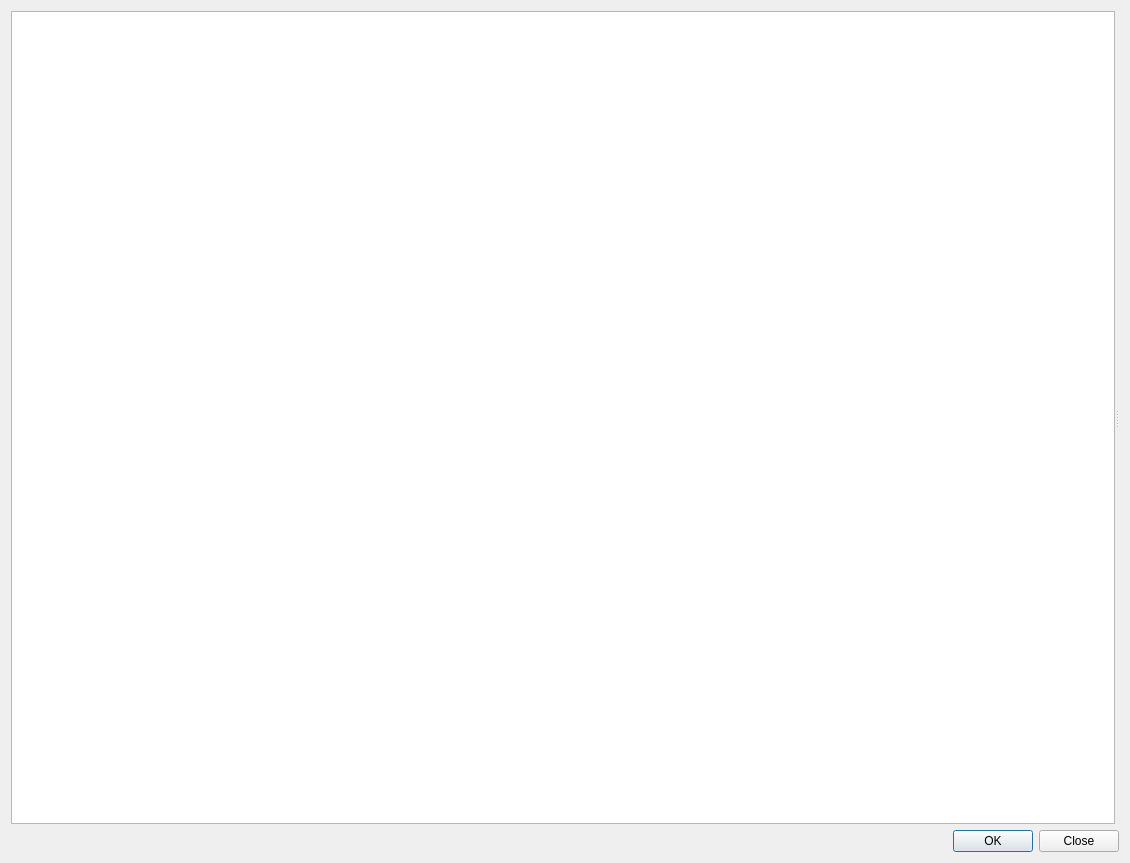
<?xml version="1.0" encoding="UTF-8"?>
<ui version="4.0">
 <class>Dialog</class>
 <widget class="QDialog" name="Dialog">
  <property name="windowModality">
   <enum>Qt::ApplicationModal</enum>
  </property>
  <property name="geometry">
   <rect>
    <x>0</x>
    <y>0</y>
    <width>1130</width>
    <height>863</height>
   </rect>
  </property>
  <property name="windowTitle">
   <string>Spectra databases</string>
  </property>
  <property name="modal">
   <bool>true</bool>
  </property>
  <layout class="QVBoxLayout" name="verticalLayout">
   <item>
    <widget class="QSplitter" name="splitter">
     <property name="orientation">
      <enum>Qt::Horizontal</enum>
     </property>
     <widget class="QTreeView" name="tvSpectra">
      <property name="alternatingRowColors">
       <bool>true</bool>
      </property>
      <property name="selectionMode">
       <enum>QAbstractItemView::SingleSelection</enum>
      </property>
      <property name="selectionBehavior">
       <enum>QAbstractItemView::SelectRows</enum>
      </property>
     </widget>
     <widget class="SpectrumDetailsWidget" name="widgetSpectrumDetails" native="true">
      <property name="sizePolicy">
       <sizepolicy hsizetype="Expanding" vsizetype="Expanding">
        <horstretch>0</horstretch>
        <verstretch>0</verstretch>
       </sizepolicy>
      </property>
      <layout class="QVBoxLayout" name="verticalLayout_2">
       <property name="spacing">
        <number>0</number>
       </property>
       <property name="leftMargin">
        <number>0</number>
       </property>
       <property name="topMargin">
        <number>0</number>
       </property>
       <property name="rightMargin">
        <number>0</number>
       </property>
       <property name="bottomMargin">
        <number>0</number>
       </property>
      </layout>
     </widget>
    </widget>
   </item>
   <item>
    <widget class="QDialogButtonBox" name="buttonBox">
     <property name="orientation">
      <enum>Qt::Horizontal</enum>
     </property>
     <property name="standardButtons">
      <set>QDialogButtonBox::Close|QDialogButtonBox::Ok</set>
     </property>
    </widget>
   </item>
  </layout>
 </widget>
 <customwidgets>
  <customwidget>
   <class>SpectrumDetailsWidget</class>
   <extends>QWidget</extends>
   <header>metgem_app/ui/widgets.h</header>
   <container>1</container>
  </customwidget>
 </customwidgets>
 <tabstops>
  <tabstop>tvSpectra</tabstop>
 </tabstops>
 <resources>
  <include location="ui.qrc"/>
 </resources>
 <connections>
  <connection>
   <sender>buttonBox</sender>
   <signal>accepted()</signal>
   <receiver>Dialog</receiver>
   <slot>accept()</slot>
   <hints>
    <hint type="sourcelabel">
     <x>248</x>
     <y>254</y>
    </hint>
    <hint type="destinationlabel">
     <x>157</x>
     <y>274</y>
    </hint>
   </hints>
  </connection>
  <connection>
   <sender>buttonBox</sender>
   <signal>rejected()</signal>
   <receiver>Dialog</receiver>
   <slot>reject()</slot>
   <hints>
    <hint type="sourcelabel">
     <x>316</x>
     <y>260</y>
    </hint>
    <hint type="destinationlabel">
     <x>286</x>
     <y>274</y>
    </hint>
   </hints>
  </connection>
 </connections>
</ui>
